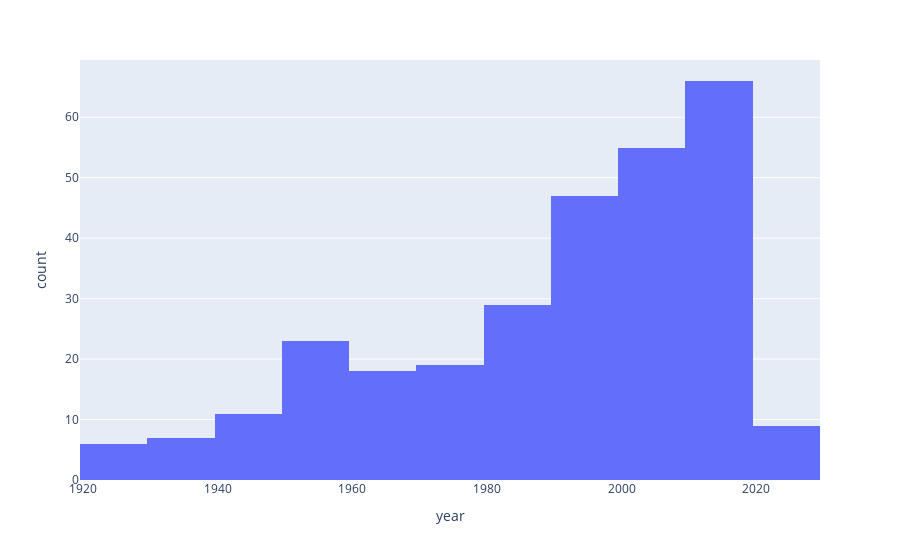

Notebook code for this chart:
### Code cell
#fig = px.bar(df, x='year', y='number_of_votes',orientation='h')

import plotly.express as px
fig = px.histogram(df, x="year")
fig.show()

### Figure 1 — Plotly figure (JSON) as saved in the notebook; plotly's stock layout.template omitted (floating-point values rounded to 4 significant figures; data arrays with more than 128 entries replaced by an {"elided": "..."} marker saying what was removed)
{"data": [{"alignmentgroup": "True", "bingroup": "x", "hovertemplate": "year=%{x}<br>count=%{y}<extra></extra>", "legendgroup": "", "marker": {"color": "#636efa", "pattern": {"shape": ""}}, "name": "", "offsetgroup": "", "orientation": "v", "showlegend": false, "type": "histogram", "x": {"elided": "290 int values"}, "xaxis": "x", "yaxis": "y"}], "layout": {"barmode": "relative", "legend": {"tracegroupgap": 0}, "margin": {"t": 60}, "xaxis": {"anchor": "y", "domain": [0, 1], "title": {"text": "year"}}, "yaxis": {"anchor": "x", "domain": [0, 1], "title": {"text": "count"}}}}
